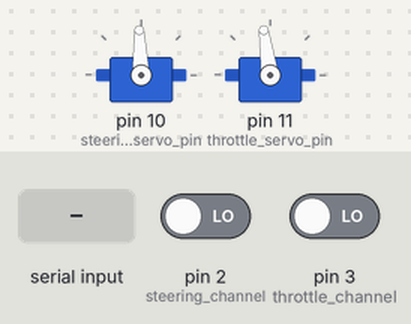
Bench run of a sketch on a simulated Arduino Uno, built with avr-gcc and run on an emulated ATmega328P. Shown: 2 × servo. The inputs (shaded band) are chosen by the test bench; at power-on: pin 2 (steering_channel) LOW, pin 3 (throttle_channel) LOW.

Above: at 1.2 s.
1.3 s: "<r90>" received over Serial
2.8 s: "<r 90 45>" received over Serial
Timing chart, 0 to 5.8 s (numbered marks = the images above; inputs shaded):
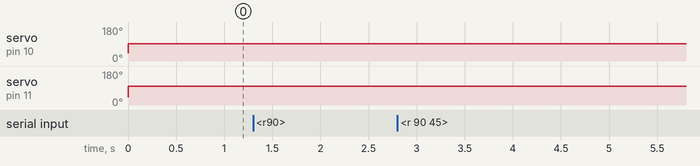

The sketch:

Radio_Controlled_Robot.pde
```cpp
// Reads PPM signals from 2 channels of an RC reciever and converts the values to PWM in either direction.
//
// Based on JDW's 2010 LawnBot code which drove motors instead of servos. See his site at www.rediculouslygoodlooking.com
// We do this by using interupts to read the radio signal value in millisecond pulses and then
// use map() to take the incoming radio signal(usually 1000-2000) and turn it into pwm signals (usually 40-145).
// Plus there is a lot of sanity checking to deal with noise and keep things within valid ranges.
//
// This version by Ryan Hickman from Cellbots.com to make R/C car robots that talk to cellphones

#include <Servo.h>

// Operating modes
boolean DEBUGGING = false; // Whether debugging output over serial is on by defauly (can be flipped with 'h' command)
boolean serial_control_mode = false; // Determines if radio control is overridden by serial commands
#define BUFFERSIZE 20
char inBytes[BUFFERSIZE]; //Buffer for serial in messages
int serialIndex = 0;
int serialAvail = 0;

// Inbound signals from receiver
int steering_channel = 2;  // r/c channel 1 (steering)
int throttle_channel = 3;  // r/c channel 2 (throttle)

// Outbound steering and motor servos
const int steering_servo_pin = 10;
const int throttle_servo_pin = 11;
Servo steering_servo;
Servo throttle_servo;

unsigned int relay_val;

volatile unsigned long steering_channel_startPulse;  //values for channel 1 signal capture
volatile unsigned steering_channel_val;
volatile int steering_adjusted;
volatile int steering_channel_Ready;

volatile unsigned long throttle_channel_startPulse; //values for channel 2 signal capture
volatile unsigned throttle_channel_val;
volatile int throttle_adjusted;
volatile int throttle_channel_Ready;

// adjust these values if your R/C normal readings are above or below these for channels 1 and 2.
int steering_low = 1000;
int steering_center = 1500;
int steering_high = 2000;
int throttle_low = 860;
int throttle_center = 1500;
int throttle_high = 2000;

// adjust these values for the range your servos best respond too (no need cranking sterring servo more than it should be)
int steering_servo_low = 40;
int steering_servo_high = 145;
int throttle_servo_low = 40;
int throttle_servo_high = 145;

void setup() {

  Serial.begin(9600);

  //PPM inputs from RC receiver
  pinMode(steering_channel, INPUT); //Pin 2 as input
  pinMode(throttle_channel, INPUT); //Pin 3 as input
  attachInterrupt(0, steering_begin, RISING);    // catch interrupt 0 (digital pin 2) going HIGH and send to steering()
  attachInterrupt(1, thottle_begin, RISING);    // catch interrupt 1 (digital pin 3) going HIGH and send to thottle()

  //Steering and throttle output pins
  pinMode(steering_servo_pin, OUTPUT);
  pinMode(throttle_servo_pin, OUTPUT);
  steering_servo.attach(steering_servo_pin);
  throttle_servo.attach(throttle_servo_pin);
}

// Reads serial input if available and parses command when full command has been sent.
void readSerialInput() {
  serialAvail = Serial.available();
  //Read what is available
  for (int i = 0; i < serialAvail; i++) {
    //Store into buffer.
    inBytes[i + serialIndex] = Serial.read();
    //Check for command end.

    if (inBytes[i + serialIndex] == '\n' || inBytes[i + serialIndex] == ';' || inBytes[i + serialIndex] == '>') { //Use ; when using Serial Monitor
       inBytes[i + serialIndex] = '\0'; //end of string char
       parseCommand(inBytes);
       serialIndex = 0;
    }
    else {
      //expecting more of the command to come later.
      serialIndex += serialAvail;
    }
  }
}

////////// attach servo signal interrupts to catch signals as they go HIGH then again as they go LOW, then calculate the pulse length.
void steering_begin() {           // enter steering_begin when interrupt pin goes HIGH.
  steering_channel_startPulse = micros();     // record microseconds() value as steering_channel_startPulse
  detachInterrupt(0);  // after recording the value, detach the interrupt from steering_begin
  attachInterrupt(0, steering_end, FALLING); // re-attach the interrupt as steering_end, so we can record the value when it goes low
}

void steering_end() {
  steering_channel_val = micros() - steering_channel_startPulse;  // when interrupt pin goes LOW, record the total pulse length by subtracting previous start value from current micros() vlaue.
  detachInterrupt(0);  // detach and get ready to go HIGH again
  attachInterrupt(0, steering_begin, RISING);
}

void thottle_begin() {
  throttle_channel_startPulse = micros();
  detachInterrupt(1);
  attachInterrupt(1, thottle_end, FALLING);
}

void thottle_end() {
  throttle_channel_val = micros() - throttle_channel_startPulse;
  detachInterrupt(1);
  attachInterrupt(1, thottle_begin, RISING);
}
/////// servo interrupts end

// Update PWN values on servos
void control_car(){
  steering_servo.write(steering_adjusted);
  throttle_servo.write(throttle_adjusted);
}

// Cleans and parses the command
void parseCommand(char* com) {
  if (com[0] == '\0') { return; } //bit of error checking
  int start = 0;
  //get start of command
  while (com[start] != '<'){
    start++;
    if (com[start] == '\0') {
      //its not there. Must be old version
      start = -1;
      break;
    }
  }
  start++;
  //Shift to beginning
  int i = 0;
  while (com[i + start - 1] != '\0') {
    com[i] = com[start + i];
    i++;
  }
  performCommand(com);
}

void performCommand(char* com) {
  if (strcmp(com, "h") == 0) { // Help mode - debugging toggle
    // Print out some basic instructions when first turning on debugging
    if (not DEBUGGING) {
      Serial.println("Debugging is now on.");
    }
    DEBUGGING = !DEBUGGING;
  }
  else if (strcmp(com, "s") == 0) { // Serial drive toggle
    serial_control_mode = !serial_control_mode;
    if (serial_control_mode) {
      Serial.println("Serial control mode is now on.");
    }
    else{
      Serial.println("Serial control mode is now off.");
    }
  } else if (com[0] == 'r') { // Handle "wheel" command and translate into PWM values ex: "w -100 100" [range is from -100 to 100]
    int valueLeft=90, valueRight=90;
    sscanf (com,"r %d %d",&steering_channel_val, &throttle_channel_val); // Parse the input into multiple values
    steering_adjusted = map(steering_channel_val, steering_low, steering_high, steering_servo_low, steering_servo_high);
    throttle_adjusted = map(throttle_channel_val, throttle_low, throttle_high, throttle_servo_low, throttle_servo_high);
  } else {
    if (DEBUGGING) {
      Serial.print("Unknown command: ");
      Serial.println(com);
    }
  }
}

/////// MAIN LOOP
void loop() {

  if ( not serial_control_mode){
    ///// channel 1 good signal check
    if (steering_channel_val < 600 || steering_channel_val > 2400) {  // only set the steering_channel_Ready flag if the value is a valid Servo pulse between 600-2400 microseconds.
      steering_channel_Ready = false;
      steering_channel_val = steering_center;
     }
    else {
      steering_channel_Ready = true; // if not, don't pass the value to be processed
     }

    ///// channel 2 good signal check
    if (throttle_channel_val < 600 || throttle_channel_val > 2400) {
      throttle_channel_Ready = false;
      throttle_channel_val = throttle_center;
     }
    else {
      throttle_channel_Ready = true;
     }

    ////////// Steering
    if (steering_channel_Ready) {

      steering_channel_Ready = false;
      steering_adjusted = map(steering_channel_val, steering_low, steering_high, steering_servo_low, steering_servo_high);
      constrain(steering_adjusted, steering_servo_low, steering_servo_high);
    }

    ///////////// Throttle
   if (throttle_channel_Ready) {

      throttle_channel_Ready = false;
      throttle_adjusted = map(throttle_channel_val, throttle_low, throttle_high, throttle_servo_low, throttle_servo_high);
      constrain(throttle_adjusted, throttle_servo_low, throttle_servo_high);
    }
  }

  // Ensure the sero values are still within range
  if (steering_adjusted < steering_servo_low) {
    steering_adjusted = steering_servo_low;
  }
  if (steering_adjusted > steering_servo_high) {
    steering_adjusted = steering_servo_high;
  }
  if (throttle_adjusted < throttle_servo_low) {
    throttle_adjusted = throttle_servo_low;
  }
  if (throttle_adjusted > throttle_servo_high) {
    throttle_adjusted = throttle_servo_high;
  }

  if (DEBUGGING) {
  //Print steering and throttle values to serial monitor in Arduino IDE
  Serial.print("steer:  ");
  Serial.print(steering_adjusted);
  Serial.print("  ");
  Serial.print("ch1:  ");
  Serial.print(steering_channel_val);
  Serial.print("  ");
  Serial.print("throttle:  ");
  Serial.print(throttle_adjusted);
  Serial.print("  ");
  Serial.print("ch2:  ");
  Serial.print(throttle_channel_val);
  Serial.println();
  }

  control_car();
  readSerialInput();
}
```
